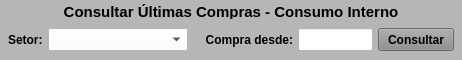
           <widget class="QWidget" name="widget_Cor1" native="true">
            <property name="sizePolicy">
             <sizepolicy hsizetype="Preferred" vsizetype="Preferred">
              <horstretch>0</horstretch>
              <verstretch>0</verstretch>
             </sizepolicy>
            </property>
            <property name="minimumSize">
             <size>
              <width>0</width>
              <height>60</height>
             </size>
            </property>
            <property name="maximumSize">
             <size>
              <width>16777215</width>
              <height>60</height>
             </size>
            </property>
            <property name="styleSheet">
             <string notr="true">background-color: rgb(182, 182, 182);</string>
            </property>
            <layout class="QVBoxLayout" name="verticalLayout_6">
             <property name="spacing">
              <number>3</number>
             </property>
             <property name="leftMargin">
              <number>3</number>
             </property>
             <property name="topMargin">
              <number>3</number>
             </property>
             <property name="rightMargin">
              <number>3</number>
             </property>
             <property name="bottomMargin">
              <number>3</number>
             </property>
             <item>
              <widget class="QLabel" name="label_35">
               <property name="minimumSize">
                <size>
                 <width>0</width>
                 <height>15</height>
                </size>
               </property>
               <property name="maximumSize">
                <size>
                 <width>16777215</width>
                 <height>15</height>
                </size>
               </property>
               <property name="font">
                <font>
                 <pointsize>11</pointsize>
                 <weight>75</weight>
                 <bold>true</bold>
                </font>
               </property>
               <property name="text">
                <string>Consultar Últimas Compras - Consumo Interno</string>
               </property>
               <property name="alignment">
                <set>Qt::AlignCenter</set>
               </property>
              </widget>
             </item>
             <item>
              <widget class="QWidget" name="widget_20" native="true">
               <property name="minimumSize">
                <size>
                 <width>0</width>
                 <height>33</height>
                </size>
               </property>
               <property name="maximumSize">
                <size>
                 <width>16777215</width>
                 <height>33</height>
                </size>
               </property>
               <property name="styleSheet">
                <string notr="true"/>
               </property>
               <layout class="QHBoxLayout" name="horizontalLayout_6">
                <property name="spacing">
                 <number>5</number>
                </property>
                <property name="leftMargin">
                 <number>5</number>
                </property>
                <property name="topMargin">
                 <number>5</number>
                </property>
                <property name="rightMargin">
                 <number>5</number>
                </property>
                <property name="bottomMargin">
                 <number>5</number>
                </property>
                <item>
                 <widget class="QLabel" name="label_29">
                  <property name="maximumSize">
                   <size>
                    <width>40</width>
                    <height>16777215</height>
                   </size>
                  </property>
                  <property name="font">
                   <font>
                    <pointsize>9</pointsize>
                    <weight>75</weight>
                    <bold>true</bold>
                   </font>
                  </property>
                  <property name="text">
                   <string>Setor:</string>
                  </property>
                  <property name="alignment">
                   <set>Qt::AlignLeading|Qt::AlignLeft|Qt::AlignVCenter</set>
                  </property>
                 </widget>
                </item>
                <item>
                 <widget class="QComboBox" name="combo_Consumo">
                  <property name="sizePolicy">
                   <sizepolicy hsizetype="Preferred" vsizetype="Preferred">
                    <horstretch>0</horstretch>
                    <verstretch>0</verstretch>
                   </sizepolicy>
                  </property>
                  <property name="minimumSize">
                   <size>
                    <width>140</width>
                    <height>23</height>
                   </size>
                  </property>
                  <property name="maximumSize">
                   <size>
                    <width>16777215</width>
                    <height>23</height>
                   </size>
                  </property>
                  <property name="font">
                   <font>
                    <pointsize>9</pointsize>
                   </font>
                  </property>
                  <property name="styleSheet">
                   <string notr="true">background-color: rgb(255, 255, 255);</string>
                  </property>
                  <item>
                   <property name="text">
                    <string/>
                   </property>
                  </item>
                 </widget>
                </item>
                <item>
                 <widget class="QLabel" name="label">
                  <property name="text">
                   <string/>
                  </property>
                 </widget>
                </item>
                <item>
                 <widget class="QLabel" name="label_32">
                  <property name="font">
                   <font>
                    <pointsize>9</pointsize>
                    <weight>75</weight>
                    <bold>true</bold>
                   </font>
                  </property>
                  <property name="text">
                   <string>Compra desde:</string>
                  </property>
                  <property name="alignment">
                   <set>Qt::AlignRight|Qt::AlignTrailing|Qt::AlignVCenter</set>
                  </property>
                 </widget>
                </item>
                <item>
                 <widget class="QLineEdit" name="line_Ano_Consumo">
                  <property name="sizePolicy">
                   <sizepolicy hsizetype="Preferred" vsizetype="Preferred">
                    <horstretch>0</horstretch>
                    <verstretch>0</verstretch>
                   </sizepolicy>
                  </property>
                  <property name="minimumSize">
                   <size>
                    <width>0</width>
                    <height>23</height>
                   </size>
                  </property>
                  <property name="maximumSize">
                   <size>
                    <width>75</width>
                    <height>23</height>
                   </size>
                  </property>
                  <property name="font">
                   <font>
                    <pointsize>9</pointsize>
                   </font>
                  </property>
                  <property name="styleSheet">
                   <string notr="true">background-color: rgb(255, 255, 255);</string>
                  </property>
                  <property name="text">
                   <string/>
                  </property>
                  <property name="alignment">
                   <set>Qt::AlignCenter</set>
                  </property>
                 </widget>
                </item>
                <item>
                 <widget class="QPushButton" name="btn_Consultar_Consumo">
                  <property name="sizePolicy">
                   <sizepolicy hsizetype="Preferred" vsizetype="Preferred">
                    <horstretch>0</horstretch>
                    <verstretch>0</verstretch>
                   </sizepolicy>
                  </property>
                  <property name="maximumSize">
                   <size>
                    <width>76</width>
                    <height>16777215</height>
                   </size>
                  </property>
                  <property name="font">
                   <font>
                    <pointsize>9</pointsize>
                    <weight>75</weight>
                    <bold>true</bold>
                   </font>
                  </property>
                  <property name="cursor">
                   <cursorShape>PointingHandCursor</cursorShape>
                  </property>
                  <property name="styleSheet">
                   <string notr="true">background-color: rgb(141, 141, 141);</string>
                  </property>
                  <property name="text">
                   <string>Consultar</string>
                  </property>
                 </widget>
                </item>
               </layout>
              </widget>
             </item>
            </layout>
           </widget>
